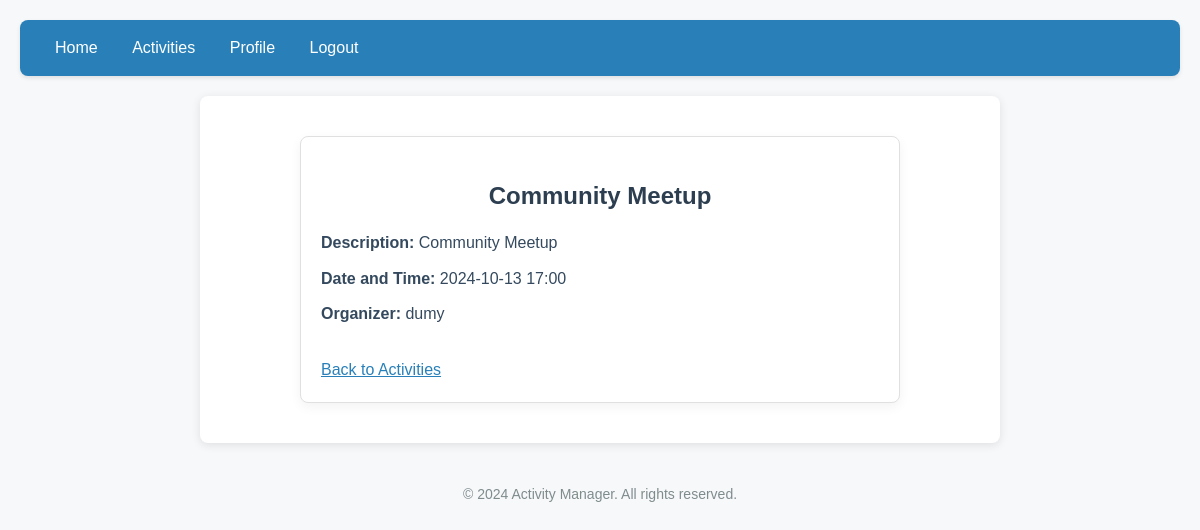
/activity/2 (signed in), run on the app's committed database.
### app/models.py (models this page shows)
class Activity(db.Model):
    id = db.Column(db.Integer, primary_key=True)
    activity_name = db.Column(db.String(150), nullable=False)
    description = db.Column(db.String(300))
    date_time = db.Column(db.DateTime, nullable=False)  # Updated column
    organizer_id = db.Column(db.Integer, db.ForeignKey('user.id'), nullable=False)
    participants = db.relationship('Participation', backref='activity', lazy=True)

class User(UserMixin, db.Model):
    id = db.Column(db.Integer, primary_key=True)
    username = db.Column(db.String(150), unique=True, nullable=False)
    email = db.Column(db.String(150), unique=True, nullable=False)
    password = db.Column(db.String(150), nullable=False)
    activities = db.relationship('Activity', backref='organizer', lazy=True)
    joined_activities = db.relationship('Participation', backref='participant', lazy=True)

### app/routes.py (the view)
@main.route('/activity/<int:activity_id>')
@login_required
def activity_detail(activity_id):
    activity = Activity.query.get(activity_id)
    return render_template('activity_detail.html', activity=activity)

### app/__init__.py (called while the page is built)
def create_app():
    app = Flask(__name__)
    app.config['SECRET_KEY'] = 'your_secret_key'
    app.config['SQLALCHEMY_DATABASE_URI'] = 'sqlite:///activity_manager.db'
    db.init_app(app)
    login_manager.init_app(app)
    login_manager.login_view = 'main.login'
    @login_manager.user_loader
    def load_user(user_id):
        return User.query.get(int(user_id))
    from .routes import main as main_blueprint
    app.register_blueprint(main_blueprint)
    with app.app_context():
        db.create_all()
    return app

### app/templates/activity_detail.html (shortened to what this page needs)
{% extends 'base.html' %}
{% block content %}
    <div class="activity-detail">
        <h2>{{ activity.activity_name }}</h2>
        <p class="description"><strong>Description:</strong> {{ activity.description }}</p>
        <p class="date-time"><strong>Date and Time:</strong> {{ activity.date_time.strftime('%Y-%m-%d %H:%M') }}</p>
        <p class="organizer"><strong>Organizer:</strong> {{ activity.organizer.username }}</p>
        <a href="{{ url_for('main.activities') }}" class="link back-link">Back to Activities</a>
    </div>
{% endblock %}

### app/static/style.css (style rules this page uses)
* { box-sizing: border-box; margin: 0; padding: 0; }
body { font-family: 'Arial', sans-serif; margin: 0; padding: 20px; background-color: #f7f8fa; color: #2c3e50; line-height: 1.6; }
h1, h2 { color: #2c3e50; text-align: center; }
h2 { margin-top: 20px; }
.link { text-decoration: underline; color: #2980b9; transition: color 0.3s; }
.activity-detail { max-width: 600px; margin: 20px auto; padding: 20px; border: 1px solid #e0e0e0; border-radius: 8px; background-color: #fff; box-shadow: 0 4px 12px rgba(0, 0, 0, 0.05); }
.activity-detail h2 { margin-bottom: 15px; color: #2c3e50; }
.activity-detail p { margin: 10px 0; color: #34495e; }
.back-link { display: inline-block; margin-top: 20px; color: #2980b9; text-decoration: underline; }

### data on the page
Activity: activity_name "Community Meetup", description "Community Meetup", date_time "2024-10-13 17:00"
User: organizer.username "dumy"
